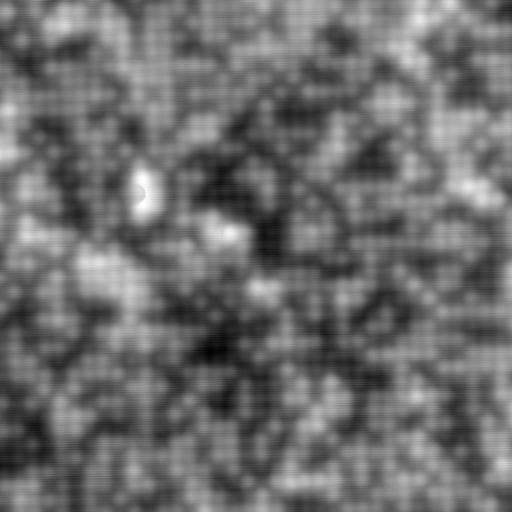
#> input picture raw/processed/1-Vortex1_2.png, 512 x 512 px; its folder holds only this picture in this run
$ python divide.py
#> lines starting #> are read from the running program, lines starting #| are printed output that depends on the picture
import os
import cv2
import json
import numpy as np

def split_image(image_path, json_path, output_dir, tile_size=128):
    """
    将单张图片及其对应的 JSON 文件分割成 tile_size x tile_size 的小图片和坐标文件。

    Args:
        image_path (str): 输入图片路径。
        json_path (str): 输入 JSON 文件路径（可以为 None）。
        output_dir (str): 输出文件夹路径。
        tile_size (int): 小图片的尺寸，默认为 128。
    """
#> called with image_path = '../raw/processed/1-Vortex1_2.png', json_path = '../raw/processed/1-Vortex1_2.json', output_dir = '../data/tuned', tile_size = 128
    # 读取图片
    img = cv2.imread(image_path)
#> img is the input picture: shape (512, 512, 3); min 0, max 255, mean 109
    if img is None:
        print(f"Failed to load image: {image_path}")
        return

    # 获取图片尺寸
    height, width, _ = img.shape
#> height = 512; width = 512

    # 确保图片可以被 tile_size 整除
    if height % tile_size != 0 or width % tile_size != 0:
        print(f"Image {image_path} size ({height}, {width}) is not divisible by {tile_size}. Skipping...")
        return

    print(f"Splitting image {image_path} of size ({height}, {width}) into tiles of size ({tile_size}, {tile_size})")
#| Splitting image ../raw/processed/1-Vortex1_2.png of size (512, 512) into tiles of size (128, 128)

    # 创建输出文件夹
    os.makedirs(output_dir, exist_ok=True)

    # 加载 JSON 文件中的坐标（如果存在）
    coordinates = []
    if json_path and os.path.exists(json_path):
        with open(json_path, "r") as f:
            coordinates = json.load(f)

    # 分割图片和 JSON 文件
    for i in range(0, height, tile_size):
        for j in range(0, width, tile_size):
            # 分割图片
            tile = img[i:i+tile_size, j:j+tile_size]
            tile_name = f"{os.path.splitext(os.path.basename(image_path))[0]}_{i}_{j}.png"
            tile_path = os.path.join(output_dir, tile_name)
            cv2.imwrite(tile_path, tile)

            # 分割 JSON 文件中的坐标
            tile_coordinates = []
            for coord in coordinates:
                if i <= coord["y"] < i + tile_size and j <= coord["x"] < j + tile_size:
                    # 调整坐标到小图片的局部坐标系
                    tile_coordinates.append({
                        "x": coord["x"] - j,
                        "y": coord["y"] - i,
                        "class": coord["class"]
                    })

            # 保存分割后的 JSON 文件
            if tile_coordinates:
                json_tile_name = f"{os.path.splitext(os.path.basename(image_path))[0]}_{i}_{j}.json"
                json_tile_path = os.path.join(output_dir, json_tile_name)
                with open(json_tile_path, "w") as f:
                    json.dump(tile_coordinates, f, indent=4)
#> this loop made 4 passes
#> pass 1, in split_image, `cv2.imwrite(tile_path, tile)`:
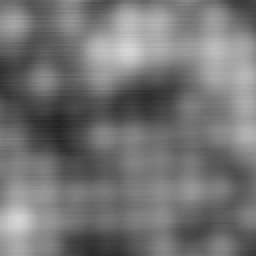
#> saved as 1-Vortex1_2_0_0.png: shape (128, 128, 3) (shown 2 times larger); min 34, max 214, mean 115.7
#> pass 1, in split_image, `cv2.imwrite(tile_path, tile)`:
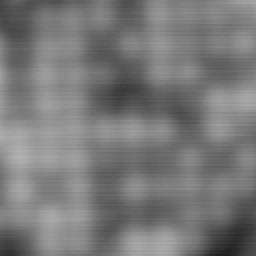
#> saved as 1-Vortex1_2_0_128.png: shape (128, 128, 3) (shown 2 times larger); min 33, max 177, mean 120.6
#> pass 1, in split_image, `cv2.imwrite(tile_path, tile)`:
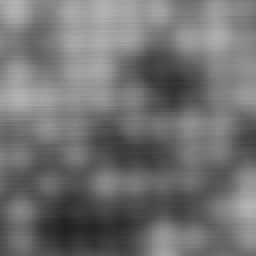
#> saved as 1-Vortex1_2_0_256.png: shape (128, 128, 3) (shown 2 times larger); min 32, max 183, mean 113.2
#> pass 1, in split_image, `cv2.imwrite(tile_path, tile)`:
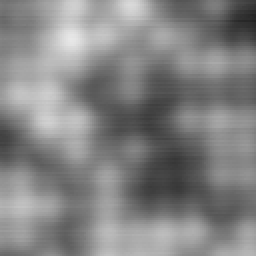
#> saved as 1-Vortex1_2_0_384.png: shape (128, 128, 3) (shown 2 times larger); min 33, max 232, mean 131.4

    print(f"Image {image_path} and its JSON file have been split and saved to {output_dir}.")
#| Image ../raw/processed/1-Vortex1_2.png and its JSON file have been split and saved to ../data/tuned.

def process_images(input_dir, output_dir, tile_size=128):
    """
    批量处理文件夹中的图片及其对应的 JSON 文件，将其分割成小图片和坐标文件。

    Args:
        input_dir (str): 输入图片文件夹路径。
        output_dir (str): 输出小图片文件夹路径。
        tile_size (int): 小图片的尺寸，默认为 128。
    """
    # 获取所有图片文件
    image_files = [f for f in os.listdir(input_dir) if f.endswith(('.png', '.jpg', '.jpeg'))]
    if not image_files:
        print(f"No images found in {input_dir}.")
        return

    # 分割每张图片及其对应的 JSON 文件
    for image_file in image_files:
        image_path = os.path.join(input_dir, image_file)
        json_path = os.path.join(input_dir, os.path.splitext(image_file)[0] + ".json")  # 假设 JSON 文件与图片同名
        split_image(image_path, json_path, output_dir, tile_size)

if __name__ == "__main__":
    # 输入图片文件夹路径
    input_dir = "../raw/processed"  # 替换为你的图片文件夹路径
    # 输出小图片文件夹路径
    output_dir = "../data/tuned"  # 替换为你的输出文件夹路径

    # 确保输出文件夹存在
    os.makedirs(output_dir, exist_ok=True)

    # 开始处理
    process_images(input_dir, output_dir, tile_size=128)

$ run again, on raw/processed/13-Vortex3_3.png
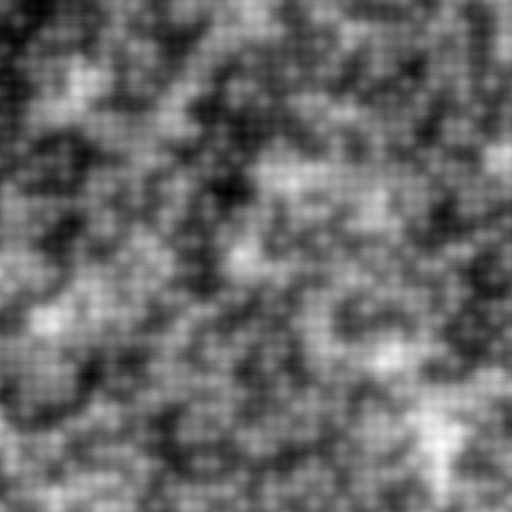
#> input picture raw/processed/13-Vortex3_3.png, 512 x 512 px
#> in split_image, img is the input picture: shape (512, 512, 3); min 0, max 255, mean 106
#| Splitting image ../raw/processed/13-Vortex3_3.png of size (512, 512) into tiles of size (128, 128)
#> the loop in split_image, `for i in range(0, height, tile_size):` made 4 passes
#> pass 1, in split_image, `cv2.imwrite(tile_path, tile)`:
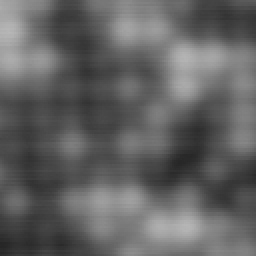
#> saved as 13-Vortex3_3_0_256.png: shape (128, 128, 3) (shown 2 times larger); min 38, max 183, mean 98.5
#> pass 1, in split_image, `cv2.imwrite(tile_path, tile)`:
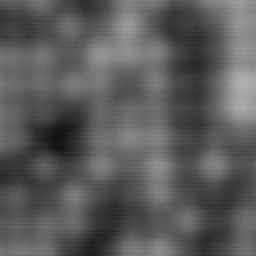
#> saved as 13-Vortex3_3_0_384.png: shape (128, 128, 3) (shown 2 times larger); min 17, max 177, mean 91
#| Image ../raw/processed/13-Vortex3_3.png and its JSON file have been split and saved to ../data/tuned.

$ run again, on raw/processed/14-Vortex1_3.png
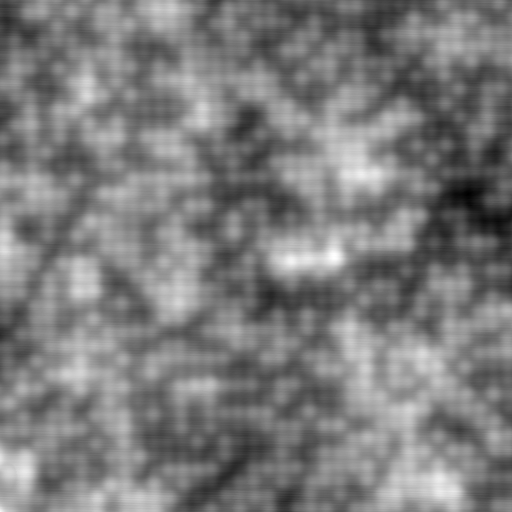
#> input picture raw/processed/14-Vortex1_3.png, 512 x 512 px
#> in split_image, img is the input picture: shape (512, 512, 3); min 0, max 255, mean 123.9
#| Splitting image ../raw/processed/14-Vortex1_3.png of size (512, 512) into tiles of size (128, 128)
#> the loop in split_image, `for i in range(0, height, tile_size):` made 4 passes
#> pass 1, in split_image, `cv2.imwrite(tile_path, tile)`:
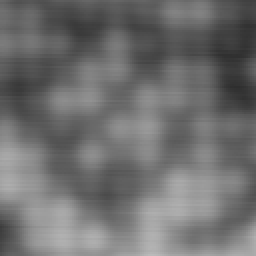
#> saved as 14-Vortex1_3_0_256.png: shape (128, 128, 3) (shown 2 times larger); min 46, max 186, mean 111.2
#> pass 1, in split_image, `cv2.imwrite(tile_path, tile)`:
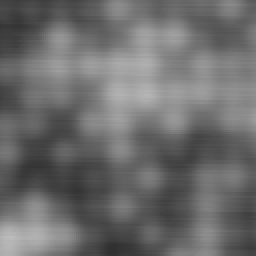
#> saved as 14-Vortex1_3_0_384.png: shape (128, 128, 3) (shown 2 times larger); min 47, max 188, mean 108.2
#| Image ../raw/processed/14-Vortex1_3.png and its JSON file have been split and saved to ../data/tuned.

$ run again, on raw/processed/15-Vortex2_2_1.png
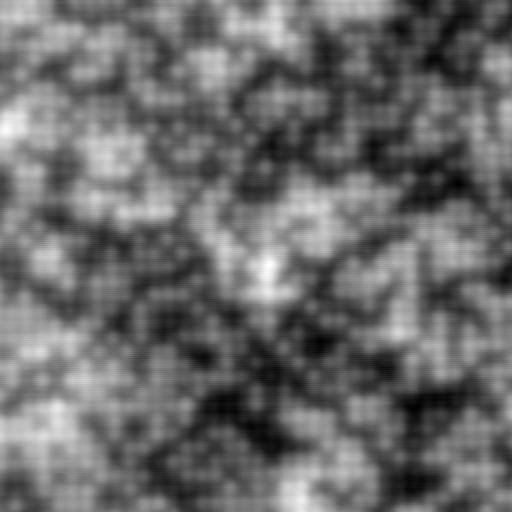
#> input picture raw/processed/15-Vortex2_2_1.png, 512 x 512 px
#> in split_image, img is the input picture: shape (512, 512, 3); min 0, max 255, mean 106.9
#| Splitting image ../raw/processed/15-Vortex2_2_1.png of size (512, 512) into tiles of size (128, 128)
#> the loop in split_image, `for i in range(0, height, tile_size):` made 4 passes
#> pass 1, in split_image, `cv2.imwrite(tile_path, tile)`:
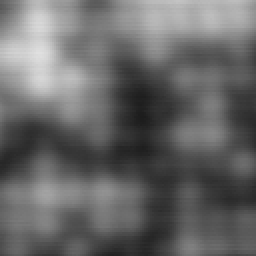
#> saved as 15-Vortex2_2_1_0_256.png: shape (128, 128, 3) (shown 2 times larger); min 28, max 224, mean 103.7
#> pass 1, in split_image, `cv2.imwrite(tile_path, tile)`:
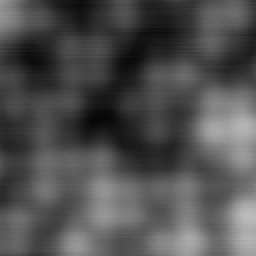
#> saved as 15-Vortex2_2_1_0_384.png: shape (128, 128, 3) (shown 2 times larger); min 6, max 189, mean 79.8
#| Image ../raw/processed/15-Vortex2_2_1.png and its JSON file have been split and saved to ../data/tuned.

$ run again, on raw/processed/10-Vortex4_2.png
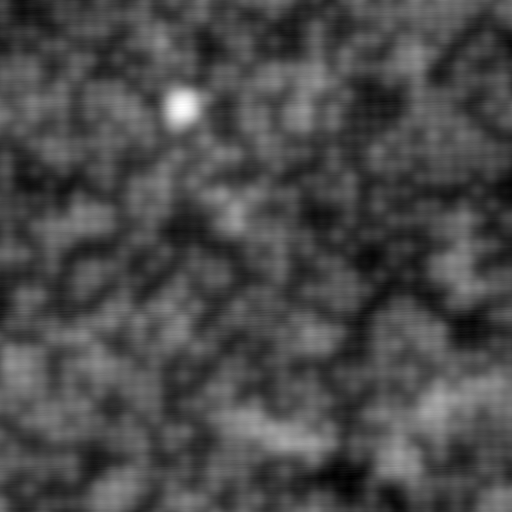
#> input picture raw/processed/10-Vortex4_2.png, 512 x 512 px
#> in split_image, img is the input picture: shape (512, 512, 3); min 0, max 255, mean 74
#| Splitting image ../raw/processed/10-Vortex4_2.png of size (512, 512) into tiles of size (128, 128)
#> the loop in split_image, `for i in range(0, height, tile_size):` made 4 passes
#> pass 1, in split_image, `cv2.imwrite(tile_path, tile)`:
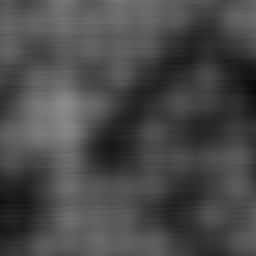
#> saved as 10-Vortex4_2_0_384.png: shape (128, 128, 3) (shown 2 times larger); min 10, max 139, mean 72.8
#| Image ../raw/processed/10-Vortex4_2.png and its JSON file have been split and saved to ../data/tuned.
